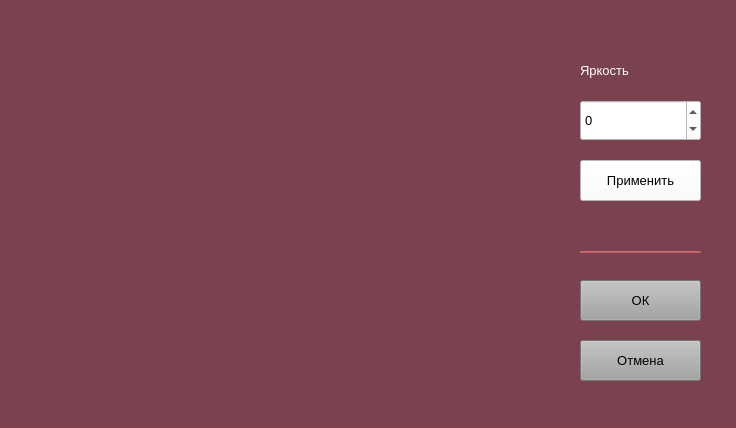
<?xml version="1.0" encoding="UTF-8"?>
<ui version="4.0">
 <class>Form</class>
 <widget class="QWidget" name="Form">
  <property name="geometry">
   <rect>
    <x>0</x>
    <y>0</y>
    <width>736</width>
    <height>428</height>
   </rect>
  </property>
  <property name="windowTitle">
   <string>Form</string>
  </property>
  <property name="styleSheet">
   <string notr="true">background-color: rgb(122, 65, 78);</string>
  </property>
  <widget class="QLabel" name="bright_image">
   <property name="geometry">
    <rect>
     <x>30</x>
     <y>30</y>
     <width>511</width>
     <height>371</height>
    </rect>
   </property>
   <property name="text">
    <string/>
   </property>
  </widget>
  <widget class="QLabel" name="brightness_label">
   <property name="geometry">
    <rect>
     <x>580</x>
     <y>50</y>
     <width>111</width>
     <height>41</height>
    </rect>
   </property>
   <property name="font">
    <font>
     <pointsize>10</pointsize>
    </font>
   </property>
   <property name="styleSheet">
    <string notr="true">color: rgb(255, 255, 255);</string>
   </property>
   <property name="text">
    <string>Яркость</string>
   </property>
  </widget>
  <widget class="QPushButton" name="ok_btn">
   <property name="geometry">
    <rect>
     <x>580</x>
     <y>280</y>
     <width>121</width>
     <height>41</height>
    </rect>
   </property>
   <property name="font">
    <font>
     <pointsize>10</pointsize>
    </font>
   </property>
   <property name="styleSheet">
    <string notr="true">background-color: rgb(163, 163, 163);</string>
   </property>
   <property name="text">
    <string>ОК</string>
   </property>
  </widget>
  <widget class="QPushButton" name="cancel_btn">
   <property name="geometry">
    <rect>
     <x>580</x>
     <y>340</y>
     <width>121</width>
     <height>41</height>
    </rect>
   </property>
   <property name="font">
    <font>
     <pointsize>10</pointsize>
    </font>
   </property>
   <property name="styleSheet">
    <string notr="true">background-color: rgb(163, 163, 163);</string>
   </property>
   <property name="text">
    <string>Отмена</string>
   </property>
  </widget>
  <widget class="QSpinBox" name="bright_value">
   <property name="geometry">
    <rect>
     <x>580</x>
     <y>100</y>
     <width>121</width>
     <height>41</height>
    </rect>
   </property>
   <property name="font">
    <font>
     <pointsize>10</pointsize>
    </font>
   </property>
   <property name="styleSheet">
    <string notr="true">background-color: rgb(255, 255, 255);</string>
   </property>
   <property name="minimum">
    <number>-255</number>
   </property>
   <property name="maximum">
    <number>255</number>
   </property>
   <property name="singleStep">
    <number>10</number>
   </property>
  </widget>
  <widget class="QPushButton" name="change_btn">
   <property name="geometry">
    <rect>
     <x>580</x>
     <y>160</y>
     <width>121</width>
     <height>41</height>
    </rect>
   </property>
   <property name="font">
    <font>
     <pointsize>10</pointsize>
    </font>
   </property>
   <property name="styleSheet">
    <string notr="true">background-color: rgb(255, 255, 255);</string>
   </property>
   <property name="text">
    <string>Применить</string>
   </property>
  </widget>
  <widget class="Line" name="line">
   <property name="geometry">
    <rect>
     <x>580</x>
     <y>250</y>
     <width>121</width>
     <height>3</height>
    </rect>
   </property>
   <property name="font">
    <font>
     <pointsize>10</pointsize>
    </font>
   </property>
   <property name="styleSheet">
    <string notr="true">background-color: rgb(185, 93, 107);</string>
   </property>
   <property name="orientation">
    <enum>Qt::Horizontal</enum>
   </property>
  </widget>
 </widget>
 <resources/>
 <connections/>
</ui>
